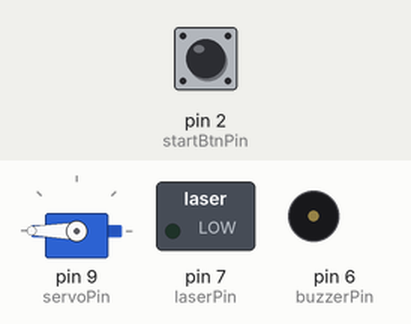
A program run on a simulated Arduino Uno, built with avr-gcc and run on an emulated ATmega328P. Parts: servo, switched loads named in the program (green lamp = pin HIGH), buzzer (waves = sounding). Inputs (shaded band) come from the test bench; at power-on: pin 2 (startBtnPin) HIGH.

Above: at 1.2 s.
1.3 s: pin 2 (startBtnPin) pulled LOW for 0.15 s
At 1.45 s:
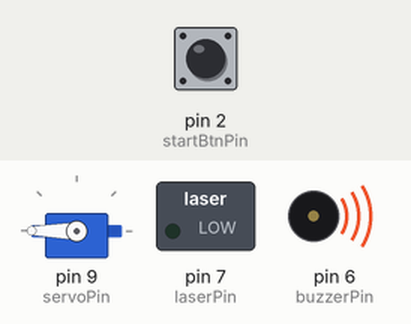
At 10.2 s:
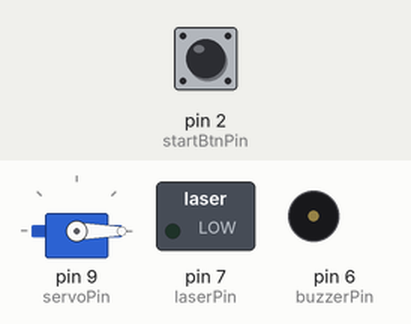
Timing chart, 0 to 17.8 s (numbered marks = the images above; inputs shaded):
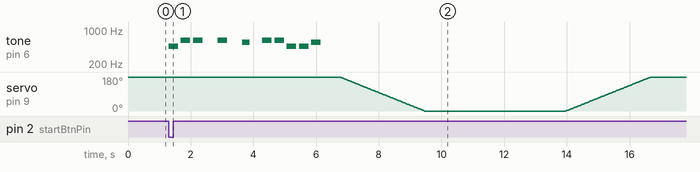

The program:

main.cpp
```cpp
#include <Arduino.h>
#include <Servo.h>

#define NOTE_AS4 466
#define NOTE_CS5 554
#define NOTE_DS5 622

void playJingle();
void alarmAndFlash();
void smoothMove(int fromAngle, int toAngle);
int readX();

const int startBtnPin = 2;
const int servoPin = 9;
const int buzzerPin = 6;
const int laserPin = 7;
const int analogXpin = A0;

const int moveThreshold = 20;
const unsigned long redLightTime = 4000;
const int angleBack = 180;
const int angleFront = 0;
const int minX = 0;
const int maxX = 1023;

enum State { WAITING, GREEN_LIGHT, RED_LIGHT, CELEBRATING };
State state = WAITING;

Servo head;
unsigned long stateTimer = 0;
int lastX = 0;
int currentAngle = angleBack;

const float songSpeed = 1.0;
const int notes[] = {
  NOTE_AS4, NOTE_DS5, NOTE_DS5, 0,
  NOTE_DS5, 0,
  NOTE_CS5, 0,
  NOTE_DS5, NOTE_DS5, NOTE_AS4, NOTE_AS4, NOTE_CS5
};
const int durations[] = {
  300, 300, 300, 300,
  300, 300,
  250, 250,
  300, 300, 300, 300, 300
};
const int melodyLength = sizeof(notes) / sizeof(int);

void setup() {
  pinMode(startBtnPin, INPUT_PULLUP);
  pinMode(buzzerPin, OUTPUT);
  pinMode(laserPin, OUTPUT);
  head.attach(servoPin);
  head.write(currentAngle);
  Serial.begin(9600);
  digitalWrite(laserPin, LOW);
}

void loop() {
  switch (state) {
    case WAITING:
      if (digitalRead(startBtnPin) == LOW) {
        playJingle();
        smoothMove(currentAngle, angleBack);
        state = GREEN_LIGHT;
      }
      break;

    case GREEN_LIGHT:
      smoothMove(currentAngle, angleFront);
      stateTimer = millis();
      state = RED_LIGHT;
      break;

    case RED_LIGHT:
      lastX = readX();
      stateTimer = millis();
      state = CELEBRATING;
      break;

    case CELEBRATING: {
      int currentX = readX();
      if (abs(currentX - lastX) > moveThreshold) {
        int cheaterX = constrain(currentX, minX, maxX);
        int targetAngle = map(cheaterX, minX, maxX, 0, 180);
        smoothMove(currentAngle, targetAngle);
        alarmAndFlash();
        smoothMove(currentAngle, angleBack);
        state = WAITING;
      } else if (millis() - stateTimer >= redLightTime) {
        smoothMove(currentAngle, angleBack);
        state = WAITING;
      }
      lastX = currentX;
    } break;
  }
}

int readX() {
  if (Serial.available()) {
    int x = Serial.parseInt();
    while (Serial.available() && Serial.read() != '\n');
    return constrain(x, minX, maxX);
  }
  return lastX;
}

void playJingle() {
  for (int i = 0; i < melodyLength; i++) {
    int note = notes[i];
    float duration = durations[i] / songSpeed;
    if (note != 0) {
      tone(buzzerPin, note, duration);
    } else {
      noTone(buzzerPin);
    }
    delay(duration * 1.3);
  }
  noTone(buzzerPin);
}

void alarmAndFlash() {
  unsigned long start = millis();
  while (millis() - start < 3000) {
    tone(buzzerPin, 1000);
    digitalWrite(laserPin, HIGH);
    delay(200);
    noTone(buzzerPin);
    digitalWrite(laserPin, LOW);
    delay(200);
  }
  noTone(buzzerPin);
  digitalWrite(laserPin, LOW);
}

void smoothMove(int fromAngle, int toAngle) {
  int step = (toAngle > fromAngle) ? 1 : -1;
  for (int a = fromAngle; a != toAngle; a += step) {
    head.write(a);
    delay(15);
  }
  head.write(toAngle);
  currentAngle = toAngle;
  delay(500);
}
```

Measured:
- after the input at 1.3 s, tone on pin 6 (buzzerPin): plays 466 Hz for 0.30 s, 622 Hz for 0.30 s, 622 Hz for 0.30 s, 622 Hz for 0.30 s, 554 Hz for 0.25 s, 622 Hz for 0.30 s … (10 notes in this stretch), starting at once
